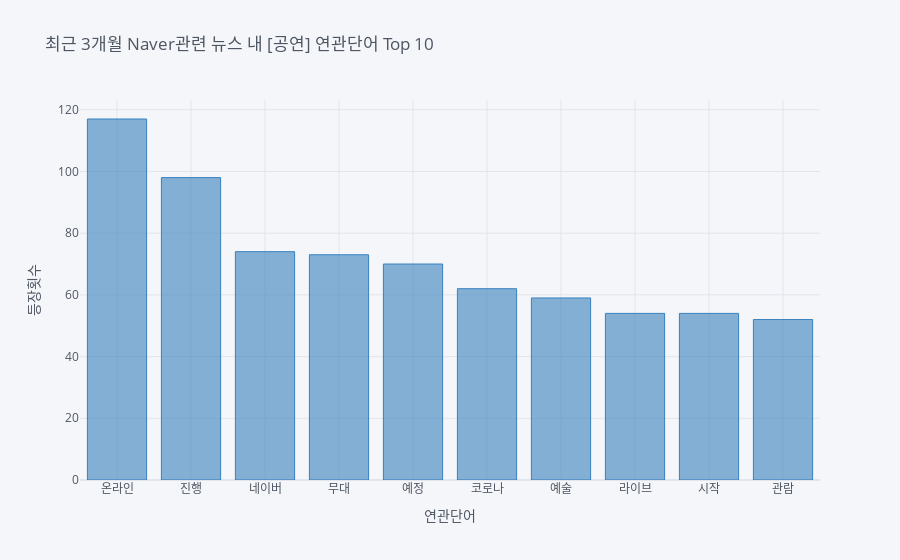

The code cell stored with this chart in its notebook:
### Code cell
configure_plotly_browser_state()
coocc_word_vis(df_news, 'Naver', '공연')

### Figure 1 — Plotly figure (JSON) as saved in the notebook; plotly's stock layout.template omitted (floating-point values rounded to 4 significant figures)
{"data": [{"name": "occ", "text": "", "y": [117, 98, 74, 73, 70, 62, 59, 54, 54, 52], "marker": {"color": "rgba(55, 128, 191, 0.6)", "line": {"color": "rgba(55, 128, 191, 1.0)", "width": 1}}, "x": ["온라인", "진행", "네이버", "무대", "예정", "코로나", "예술", "라이브", "시작", "관람"], "type": "bar", "orientation": "v"}], "layout": {"title": {"text": "최근 3개월 Naver관련 뉴스 내 [공연] 연관단어 Top 10", "font": {"color": "#4D5663"}}, "paper_bgcolor": "#F5F6F9", "plot_bgcolor": "#F5F6F9", "yaxis": {"tickfont": {"color": "#4D5663"}, "zerolinecolor": "#E1E5ED", "title": {"text": "등장횟수", "font": {"color": "#4D5663"}}, "gridcolor": "#E1E5ED", "showgrid": true}, "xaxis": {"tickfont": {"color": "#4D5663"}, "zerolinecolor": "#E1E5ED", "title": {"text": "연관단어", "font": {"color": "#4D5663"}}, "gridcolor": "#E1E5ED", "showgrid": true}, "legend": {"bgcolor": "#F5F6F9", "font": {"color": "#4D5663"}}}}
